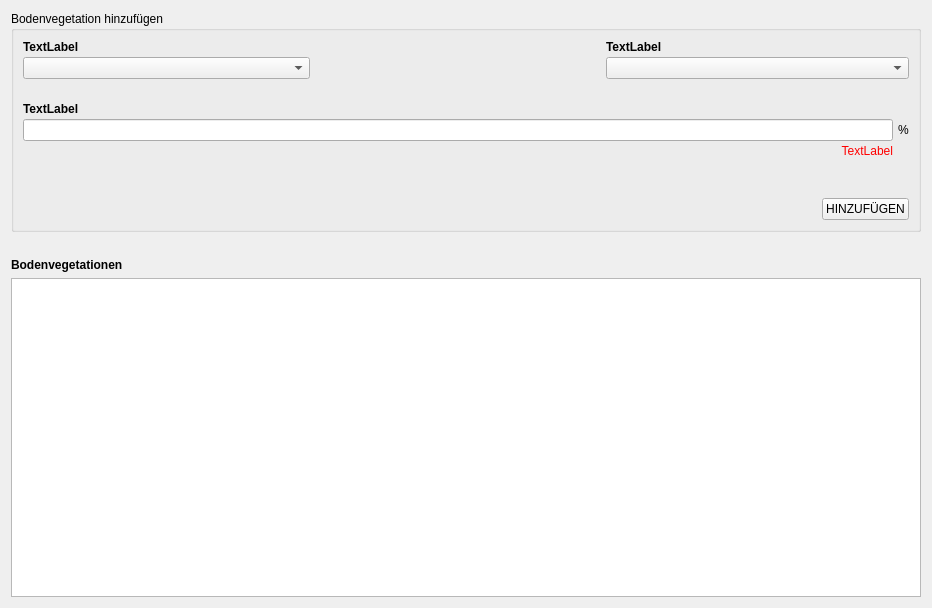
         <widget class="QWidget" name="scrollAreaWidgetContents_8">
          <property name="geometry">
           <rect>
            <x>0</x>
            <y>0</y>
            <width>932</width>
            <height>608</height>
           </rect>
          </property>
          <layout class="QGridLayout" name="gridLayout_34">
           <item row="1" column="0">
            <spacer name="verticalSpacer_41">
             <property name="orientation">
              <enum>Qt::Vertical</enum>
             </property>
             <property name="sizeType">
              <enum>QSizePolicy::Fixed</enum>
             </property>
             <property name="sizeHint" stdset="0">
              <size>
               <width>20</width>
               <height>20</height>
              </size>
             </property>
            </spacer>
           </item>
           <item row="2" column="0">
            <widget class="QLabel" name="label_5">
             <property name="font">
              <font>
               <weight>75</weight>
               <bold>true</bold>
              </font>
             </property>
             <property name="text">
              <string>Bodenvegetationen</string>
             </property>
            </widget>
           </item>
           <item row="3" column="0">
            <widget class="QTableWidget" name="t_bodenvegetationTable"/>
           </item>
           <item row="0" column="0">
            <widget class="QgsCollapsibleGroupBox" name="mGroupBox_8">
             <property name="title">
              <string>Bodenvegetation hinzufügen</string>
             </property>
             <layout class="QGridLayout" name="gridLayout_35">
              <property name="horizontalSpacing">
               <number>5</number>
              </property>
              <property name="verticalSpacing">
               <number>3</number>
              </property>
              <item row="7" column="0" colspan="3">
               <widget class="QLabel" name="t_bodenvegetation_anteilError">
                <property name="styleSheet">
                 <string notr="true">color:red</string>
                </property>
                <property name="text">
                 <string>TextLabel</string>
                </property>
                <property name="alignment">
                 <set>Qt::AlignRight|Qt::AlignTrailing|Qt::AlignVCenter</set>
                </property>
               </widget>
              </item>
              <item row="10" column="0" colspan="4">
               <layout class="QHBoxLayout" name="horizontalLayout_6">
                <property name="topMargin">
                 <number>0</number>
                </property>
                <item>
                 <spacer name="horizontalSpacer_6">
                  <property name="orientation">
                   <enum>Qt::Horizontal</enum>
                  </property>
                  <property name="sizeHint" stdset="0">
                   <size>
                    <width>40</width>
                    <height>20</height>
                   </size>
                  </property>
                 </spacer>
                </item>
                <item>
                 <widget class="QPushButton" name="t_bodenvegetationAdd">
                  <property name="text">
                   <string>HINZUFÜGEN</string>
                  </property>
                 </widget>
                </item>
               </layout>
              </item>
              <item row="0" column="0">
               <widget class="QLabel" name="t_bodenvegetation_bodenveggrLabel">
                <property name="font">
                 <font>
                  <weight>75</weight>
                  <bold>true</bold>
                 </font>
                </property>
                <property name="text">
                 <string>TextLabel</string>
                </property>
               </widget>
              </item>
              <item row="6" column="3">
               <widget class="QLabel" name="label_47">
                <property name="sizePolicy">
                 <sizepolicy hsizetype="Fixed" vsizetype="Preferred">
                  <horstretch>0</horstretch>
                  <verstretch>0</verstretch>
                 </sizepolicy>
                </property>
                <property name="text">
                 <string>%</string>
                </property>
               </widget>
              </item>
              <item row="1" column="0">
               <widget class="QComboBox" name="t_bodenvegetation_bodenveggr">
                <property name="sizePolicy">
                 <sizepolicy hsizetype="Preferred" vsizetype="Fixed">
                  <horstretch>0</horstretch>
                  <verstretch>0</verstretch>
                 </sizepolicy>
                </property>
               </widget>
              </item>
              <item row="1" column="1">
               <spacer name="horizontalSpacer_21">
                <property name="orientation">
                 <enum>Qt::Horizontal</enum>
                </property>
                <property name="sizeType">
                 <enum>QSizePolicy::Fixed</enum>
                </property>
                <property name="sizeHint" stdset="0">
                 <size>
                  <width>20</width>
                  <height>20</height>
                 </size>
                </property>
               </spacer>
              </item>
              <item row="6" column="0" colspan="3">
               <widget class="QLineEdit" name="t_bodenvegetation_anteil"/>
              </item>
              <item row="1" column="2" colspan="2">
               <widget class="QComboBox" name="t_bodenvegetation_verteilung">
                <property name="sizePolicy">
                 <sizepolicy hsizetype="Expanding" vsizetype="Fixed">
                  <horstretch>0</horstretch>
                  <verstretch>0</verstretch>
                 </sizepolicy>
                </property>
               </widget>
              </item>
              <item row="9" column="0" colspan="4">
               <widget class="QLabel" name="t_bodenvegetationAddError">
                <property name="font">
                 <font>
                  <weight>75</weight>
                  <bold>true</bold>
                 </font>
                </property>
                <property name="styleSheet">
                 <string notr="true">color:red;</string>
                </property>
                <property name="text">
                 <string/>
                </property>
                <property name="alignment">
                 <set>Qt::AlignRight|Qt::AlignTrailing|Qt::AlignVCenter</set>
                </property>
               </widget>
              </item>
              <item row="5" column="0">
               <widget class="QLabel" name="t_bodenvegetation_anteilLabel">
                <property name="font">
                 <font>
                  <weight>75</weight>
                  <bold>true</bold>
                 </font>
                </property>
                <property name="text">
                 <string>TextLabel</string>
                </property>
               </widget>
              </item>
              <item row="0" column="2">
               <widget class="QLabel" name="t_bodenvegetation_verteilungLabel">
                <property name="font">
                 <font>
                  <weight>75</weight>
                  <bold>true</bold>
                 </font>
                </property>
                <property name="text">
                 <string>TextLabel</string>
                </property>
               </widget>
              </item>
              <item row="8" column="0" colspan="4">
               <spacer name="verticalSpacer_44">
                <property name="orientation">
                 <enum>Qt::Vertical</enum>
                </property>
                <property name="sizeType">
                 <enum>QSizePolicy::Fixed</enum>
                </property>
                <property name="sizeHint" stdset="0">
                 <size>
                  <width>20</width>
                  <height>20</height>
                 </size>
                </property>
               </spacer>
              </item>
              <item row="4" column="0" colspan="4">
               <spacer name="verticalSpacer_42">
                <property name="orientation">
                 <enum>Qt::Vertical</enum>
                </property>
                <property name="sizeType">
                 <enum>QSizePolicy::Fixed</enum>
                </property>
                <property name="sizeHint" stdset="0">
                 <size>
                  <width>20</width>
                  <height>20</height>
                 </size>
                </property>
               </spacer>
              </item>
             </layout>
            </widget>
           </item>
          </layout>
         </widget>
